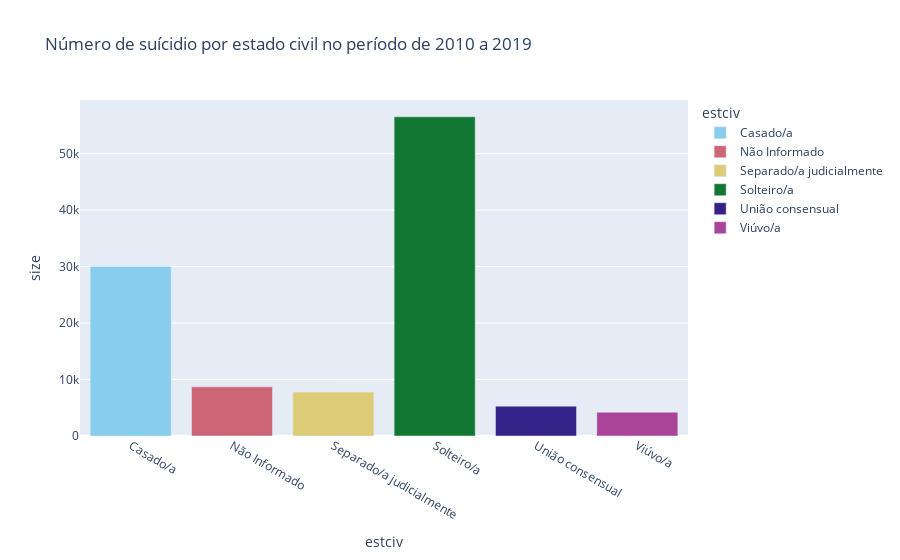

This figure's notebook cell:
### Code cell
fig = px.bar(df_estciv, y="size", x="estciv",
             color='estciv',
             title='Número de suícidio por estado civil no período de 2010 a 2019',
             color_discrete_sequence=px.colors.qualitative.Safe)
fig.show()

### Figure 1 — Plotly figure (JSON) as saved in the notebook; plotly's stock layout.template omitted (floating-point values rounded to 4 significant figures)
{"data": [{"alignmentgroup": "True", "hovertemplate": "estciv=%{x}<br>size=%{y}<extra></extra>", "legendgroup": "Casado/a", "marker": {"color": "rgb(136, 204, 238)", "pattern": {"shape": ""}}, "name": "Casado/a", "offsetgroup": "Casado/a", "orientation": "v", "showlegend": true, "textposition": "auto", "type": "bar", "x": ["Casado/a"], "xaxis": "x", "y": [30001], "yaxis": "y"}, {"alignmentgroup": "True", "hovertemplate": "estciv=%{x}<br>size=%{y}<extra></extra>", "legendgroup": "Não Informado", "marker": {"color": "rgb(204, 102, 119)", "pattern": {"shape": ""}}, "name": "Não Informado", "offsetgroup": "Não Informado", "orientation": "v", "showlegend": true, "textposition": "auto", "type": "bar", "x": ["Não Informado"], "xaxis": "x", "y": [8700], "yaxis": "y"}, {"alignmentgroup": "True", "hovertemplate": "estciv=%{x}<br>size=%{y}<extra></extra>", "legendgroup": "Separado/a judicialmente", "marker": {"color": "rgb(221, 204, 119)", "pattern": {"shape": ""}}, "name": "Separado/a judicialmente", "offsetgroup": "Separado/a judicialmente", "orientation": "v", "showlegend": true, "textposition": "auto", "type": "bar", "x": ["Separado/a judicialmente"], "xaxis": "x", "y": [7771], "yaxis": "y"}, {"alignmentgroup": "True", "hovertemplate": "estciv=%{x}<br>size=%{y}<extra></extra>", "legendgroup": "Solteiro/a", "marker": {"color": "rgb(17, 119, 51)", "pattern": {"shape": ""}}, "name": "Solteiro/a", "offsetgroup": "Solteiro/a", "orientation": "v", "showlegend": true, "textposition": "auto", "type": "bar", "x": ["Solteiro/a"], "xaxis": "x", "y": [56523], "yaxis": "y"}, {"alignmentgroup": "True", "hovertemplate": "estciv=%{x}<br>size=%{y}<extra></extra>", "legendgroup": "União consensual", "marker": {"color": "rgb(51, 34, 136)", "pattern": {"shape": ""}}, "name": "União consensual", "offsetgroup": "União consensual", "orientation": "v", "showlegend": true, "textposition": "auto", "type": "bar", "x": ["União consensual"], "xaxis": "x", "y": [5280], "yaxis": "y"}, {"alignmentgroup": "True", "hovertemplate": "estciv=%{x}<br>size=%{y}<extra></extra>", "legendgroup": "Viúvo/a", "marker": {"color": "rgb(170, 68, 153)", "pattern": {"shape": ""}}, "name": "Viúvo/a", "offsetgroup": "Viúvo/a", "orientation": "v", "showlegend": true, "textposition": "auto", "type": "bar", "x": ["Viúvo/a"], "xaxis": "x", "y": [4216], "yaxis": "y"}], "layout": {"barmode": "relative", "legend": {"title": {"text": "estciv"}, "tracegroupgap": 0}, "title": {"text": "Número de suícidio por estado civil no período de 2010 a 2019"}, "xaxis": {"anchor": "y", "categoryarray": ["Casado/a", "Não Informado", "Separado/a judicialmente", "Solteiro/a", "União consensual", "Viúvo/a"], "categoryorder": "array", "domain": [0, 1], "title": {"text": "estciv"}}, "yaxis": {"anchor": "x", "domain": [0, 1], "title": {"text": "size"}}}}
